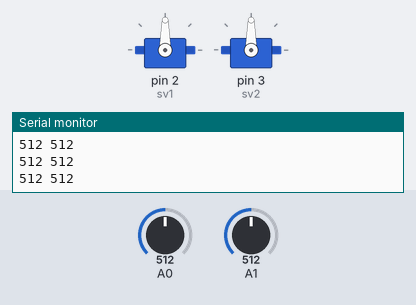
Bench run of a sketch on a simulated Arduino Uno, built with avr-gcc and run on an emulated ATmega328P. On the bench: 2 × servo, the last lines printed to the serial monitor. Inputs (shaded band) come from the test bench; at power-on: A0 = 512, A1 = 512.

Above: at 1.2 s.
1.3 s: A0 set to 686
2.8 s: A0 set to 709
At 3.11 s:
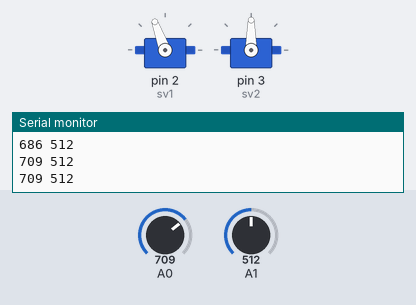
At 5.1 s:
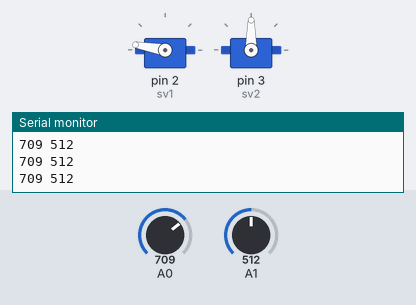
5.8 s: A1 set to 683
7.3 s: A1 set to 709
At 9.1 s:
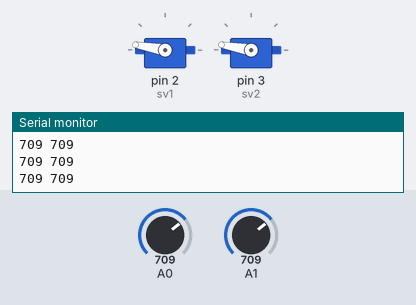
10.3 s: A0 set to 217
11.8 s: A0 set to 186
At 15.6 s:
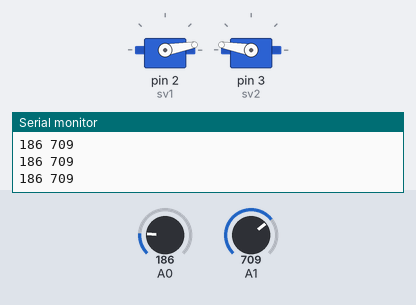
Timing chart, 0 to 15.8 s (numbered marks = the images above; inputs shaded):
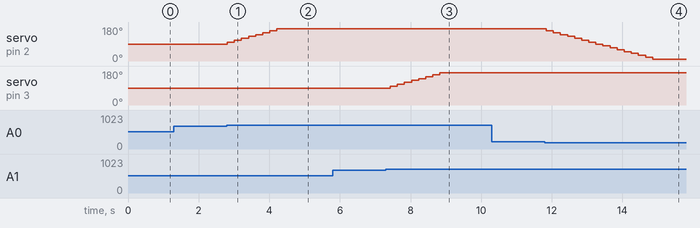

The sketch:

act_round_sep_class_joy_servo.ino
```cpp
#include<Servo.h>

Servo sv1, sv2;
int angle1 = 90, angle2 = 90;

void setup() {
  // put your setup code here, to run once:
  Serial.begin(115200);
  sv1.attach(2);
  sv2.attach(3);
  Serial.println("Mars rover mini start...");
}

void loop() {
  // put your main code here, to run repeatedly:
  int pan = analogRead(0);
  int tilt = analogRead(1);

  if(pan > 700){
    angle1 += 10;
    if(angle1 > 170){
      angle1 = 170;
    }
  }else if(pan < 200){
    angle1 -= 10;
    if(angle1 < 10){
      angle1 = 10;
    }
  }
  sv1.write(angle1);

  if(tilt > 700){
    angle2 += 10;
    if(angle2 > 170){
      angle2 = 170;
    }
  }else if(tilt < 200){
    angle2 -= 10;
    if(angle2 < 10){
      angle2 = 10;
    }
  }
  sv2.write(angle2);

  Serial.print(pan);
  Serial.print(" ");
  Serial.println(tilt);

  delay(200);
}
```

Measured:
- the behaviour switches between 700 and 701 on A0 (found by bisection; images 0 and 1)
- the behaviour switches between 700 and 701 on A1 (found by bisection; images 2 and 3)
- the behaviour switches between 200 and 199 on A0 (found by bisection; images 3 and 4)
- after the input at 2.8 s, servo on pin 2 (sv1): moves from 90° to 170° over 1.4 s, starting at once
- after the input at 7.3 s, servo on pin 3 (sv2): moves from 90° to 170° over 1.4 s, starting after 0.13 s
- after the input at 11.8 s, servo on pin 2 (sv1): moves from 170° to 10° over 3.0 s, starting at once
